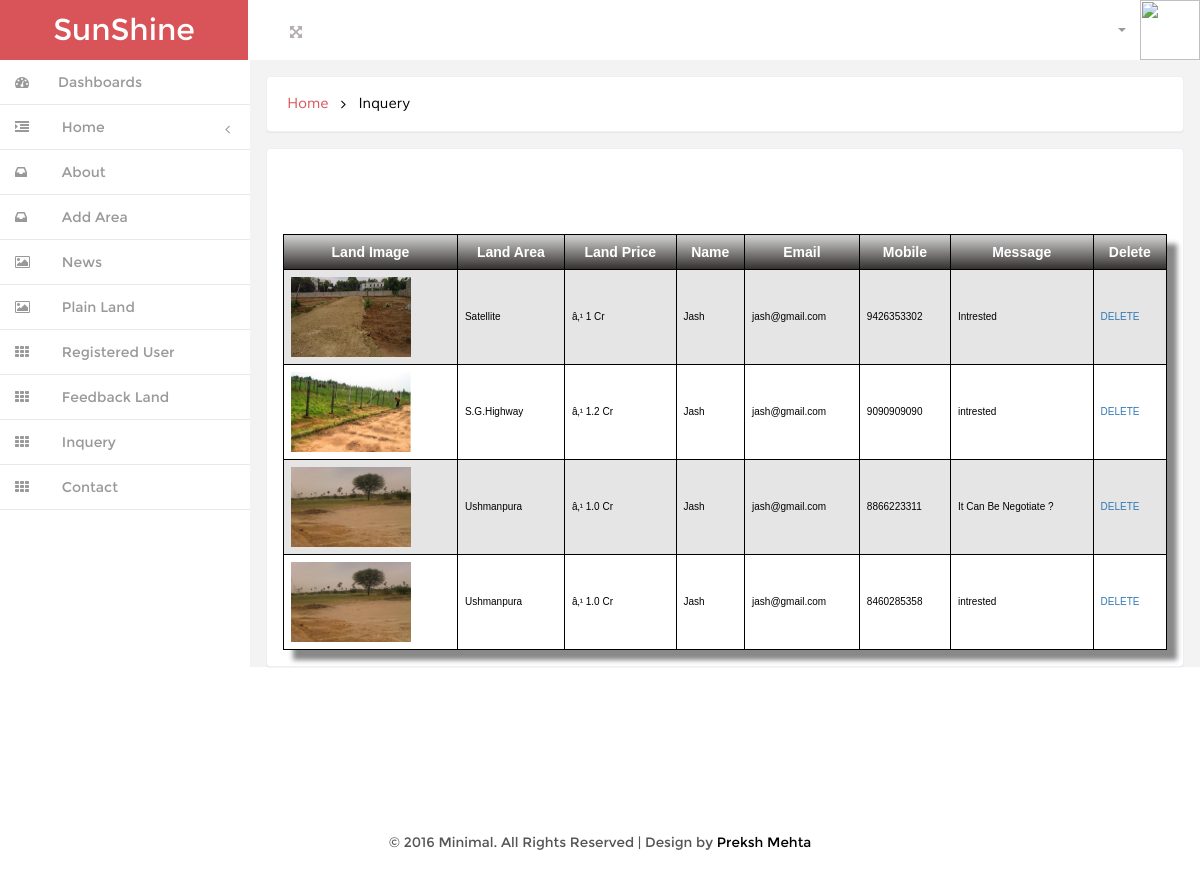
Page /admin/inquery.php (signed in) on the committed database.
### tables this page shows
CREATE TABLE IF NOT EXISTS `inquery` (
  `id` int(10) NOT NULL AUTO_INCREMENT,
  `land_name` varchar(20) NOT NULL,
  `land_price` varchar(10) NOT NULL,
  `path` varchar(100) NOT NULL,
  `name` varchar(30) NOT NULL,
  `emaill` varchar(25) NOT NULL,
  `mono` varchar(13) NOT NULL,
  `msg` varchar(200) NOT NULL,
  PRIMARY KEY (`id`)
);

### admin/inquery.php (the view, shortened to what this page needs)
<!DOCTYPE HTML>
<html>
<head>
<link href="css/bootstrap.min.css" rel='stylesheet' type='text/css' />
<link href="css/style.css" rel='stylesheet' type='text/css' />
<link href="css/font-awesome.css" rel="stylesheet">
<link href="css/custom.css" rel="stylesheet">
</head>
<body>
<?php require_once 'header.php'; ?>
	  <?php require_once 'sidebar.php'; ?>
<div id="wrapper">
		 <div id="page-wrapper" class="gray-bg dashbard-1">
       <div class="content-main">
		   <div class="banner">
				<h2>
				<a href="index.php">Home</a>
				<i class="fa fa-angle-right"></i>
				<span>Inquery</span>
				</h2>
		    </div>
 	<div class="asked">
			<form action="" method="post" enctype="multipart/form-data">
				</table><br/><br/><br/>
					<div class="CSSTableGenerator">
				<table >
                    <tr>
                        <td>
                            Land Image
                        </td>
                        <td >
                            Land Area
                        </td>
                        <td>
                            Land Price
                        </td>
						<td>
                            Name
                        </td>
                        <td>
                            Email
                        </td>
                        <td>
                            Mobile
                        </td>
                        <td>
                            Message
                        </td>
                        <td>
                            Delete
                        </td>
						<?php
						$o=mysql_query("select * from inquery");
						while($d=mysql_fetch_array($o))
						{
					?>
						<tr>
							<td><img src="<?php echo $d['path'];?>" height="80px" width="120px"/></td>
							<td><?php echo $d['land_name'];?></td>
							<td><?php echo $d['land_price'];?></td>
							<td><?php echo $d['name'];?></td>
							<td><?php echo $d['emaill'];?></td>
							<td><?php echo $d['mono'];?></td>
							<td><?php echo $d['msg'];?></td>
							<td><a href="del_inquery.php?id=<?php echo $d['id'];?>">DELETE</a></td>
						</tr>
					<?php
						}
					?>
					</tr>
				</table>
			</form>
	</div>
		</div>
		</div>
       </div>
<div class="copy">
            <p> &copy; 2016 Minimal. All Rights Reserved | Design by <a href="http://w3layouts.com/" target="_blank">Preksh Mehta</a> </p>
	    </div>
		</div>
</body>
</html>

### admin/css/style.css (style rules this page uses)
h4, h5, h6, h1, h2, h3 { margin: 0; }
p { margin: 0; }
html, body { font-family:'Montserrat-Regular'; font-size: 100%; background:#F3F3F4; overflow-x: hidden; }
body a { transition:0.5s all; -webkit-transition:0.5s all; -moz-transition:0.5s all; -o-transition:0.5s all; -ms-transition:0.5s all; }
div#wrapper { background-color: #fff; }
@media (min-width: 768px) { #page-wrapper { position: inherit; margin: 0 0 0 240px; min-height: 1000px; } }
.content-main { background-color: #F3F3F4; padding-top: 1em; }
.banner { background: #fff; display: block; margin: 0em 1em ; padding:1em; border: 1px solid #ebeff6; border-color: #ebeff6; border-radius: 4px; -webkit-border-radius: 4px; -o-border-radius: 4px; -moz-border-radius: 4px; -ms-border-radius: 4px; -webkit-box-shadow: 0 1px 1px rgba(0,0,0,.05); box-shadow: 0 1px 1px rgba(0,0,0,.05); }
.banner h2 { font-size:0.9em; }
.banner h2 a { color:#D95459; text-decoration:none; font-family: 'Muli-Regular'; padding:0.3em ; }
.banner h2 span { color:#000; font-family: 'Muli-Regular'; padding:0.3em ; }
.banner h2 i { color:#000; vertical-align:middle; padding:0.3em ; }
.asked { padding: 1em; background: #fff; margin: 1em; border: 1px solid #ebeff6; border-radius: 4px; -webkit-border-radius: 4px; -o-border-radius: 4px; -moz-border-radius: 4px; -ms-border-radius: 4px; -webkit-box-shadow: 0 1px 1px rgba(0,0,0,.05); box-shadow: 0 1px 1px rgba(0,0,0,.05); }
.copy { background:#fff; text-align:center; padding:1.5em 0; }
.copy p, .copy-right p { font-size:0.85em; color:#555; }
.copy p a, .copy-right p a { color:#000; }

### admin/css/custom.css (style rules this page uses)
#wrapper { width: 100%; }
#page-wrapper { min-height: 568px; }
@media (min-width:768px) { #page-wrapper { position: inherit; margin: 0 0 0 250px; } }

### admin/inquery.php (style rules this page uses)
.CSSTableGenerator { margin:0px;padding:0px; width:100%; box-shadow: 10px 10px 5px #888888; border:1px solid #000000; -moz-border-radius-bottomleft:0px; -webkit-border-bottom-left-radius:0px; border-bottom-left-radius:0px; -moz-border-radius-bottomright:0px; -webkit-border-bottom-right-radius:0px; border-bottom-right-radius:0px; -moz-border-radius-topright:0px; -webkit-border-top-right-radius:0px; border-top-right-radius:0px; -moz-border-radius-topleft:0px; -webkit-border-top-left-radius:0px; border-top-left-radius:0px; }
.CSSTableGenerator table { border-collapse: collapse; border-spacing: 0; width:100%; height:100%; margin:0px;padding:0px; }
.CSSTableGenerator tr:last-child td:last-child { -moz-border-radius-bottomright:0px; -webkit-border-bottom-right-radius:0px; border-bottom-right-radius:0px; }
.CSSTableGenerator table tr:first-child td:first-child { -moz-border-radius-topleft:0px; -webkit-border-top-left-radius:0px; border-top-left-radius:0px; }
.CSSTableGenerator table tr:first-child td:last-child { -moz-border-radius-topright:0px; -webkit-border-top-right-radius:0px; border-top-right-radius:0px; }
.CSSTableGenerator tr:last-child td:first-child { -moz-border-radius-bottomleft:0px; -webkit-border-bottom-left-radius:0px; border-bottom-left-radius:0px; }
.CSSTableGenerator tr:nth-child(odd) { background-color:#ffffff; }
.CSSTableGenerator tr:nth-child(even) { background-color:#e5e5e5; }
.CSSTableGenerator td { vertical-align:middle; border:1px solid #000000; border-width:0px 1px 1px 0px; text-align:left; padding:7px; font-size:10px; font-family:Arial; font-weight:normal; color:#000000; }
.CSSTableGenerator tr:last-child td { border-width:0px 1px 0px 0px; }
.CSSTableGenerator tr td:last-child { border-width:0px 0px 1px 0px; }
.CSSTableGenerator tr:last-child td:last-child { border-width:0px 0px 0px 0px; }
.CSSTableGenerator tr:first-child td { background:-o-linear-gradient(bottom, #cccccc 5%, #33302e 100%); background:-webkit-gradient( linear, left top, left bottom, color-stop(0.05, #cccccc), color-stop(1, #33302e) ); background:-moz-linear-gradient( center top, #cccccc 5%, #33302e 100% ); filter:progid:DXImageTransform.Microsoft.gradient(startColorstr="#cccccc", endColorstr="#33302e"); background: -o-linear-gradient(top,#cccccc,33302e); background-color:#cccccc; border:0px solid #000000; text-align:center; border-width:0px 0px 1px 1px; font-size:14px; font-family:Arial; font-weight:bold; color:#ffffff; }
.CSSTableGenerator tr:first-child td:first-child { border-width:0px 0px 1px 0px; }
.CSSTableGenerator tr:first-child td:last-child { border-width:0px 0px 1px 1px; }

### rows in the picture
inquery: path (picture), land_name "Satellite", land_price "â‚¹ 1 Cr", name "Jash", emaill "jash@gmail.com", mono "9426353302", msg "Intrested"
inquery: path (picture), land_name "S.G.Highway", land_price "â‚¹ 1.2 Cr", name "Jash", emaill "jash@gmail.com", mono "9090909090", msg "intrested"
inquery: path (picture), land_name "Ushmanpura", land_price "â‚¹ 1.0 Cr", name "Jash", emaill "jash@gmail.com", mono "8866223311", msg "It Can Be Negotiate ?"
inquery: path (picture), land_name "Ushmanpura", land_price "â‚¹ 1.0 Cr", name "Jash", emaill "jash@gmail.com", mono "8460285358", msg "intrested"
